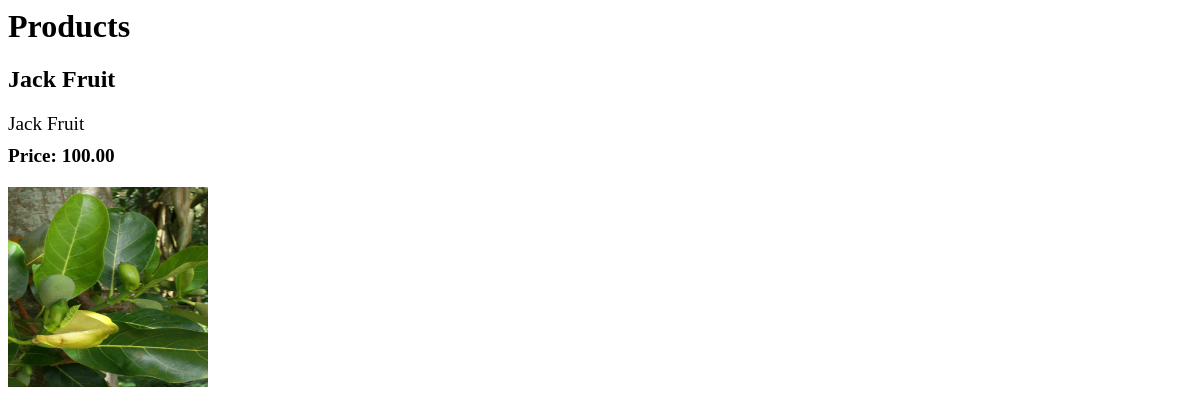
The page /products/product/1 on the database its author committed.
### Products/models.py (models this page shows, shortened)
class Product(models.Model):
    name = models.CharField(max_length=100)
    description = models.TextField()
    image = models.ImageField(upload_to='products', null=True, blank=True)
    price = models.DecimalField(max_digits=10, decimal_places=2, null=True, blank=True)
    base_price = models.DecimalField(max_digits=10, decimal_places=2)
    category = models.ForeignKey(Category, on_delete=models.CASCADE)
    in_stock = models.BooleanField(default=True)
    class Meta:
        verbose_name = 'Product'

### Products/views.py (the view)
# urls.py: path('product/<int:id>', product_detail, name='product_detail'),
def product_detail(request, id):
    try:
        product = Product.objects.get(id=id)
    except Product.DoesNotExist:
        product = None
    context = {
        "product": product
    }
    return render(request, 'product_details.html', context)

### Products/templates/product_details.html (shortened to what this page needs)
{% load static %}
<html>
    <head>
        <link rel="stylesheet" href="{% static 'product.css' %}">
    </head>
    <body>
        <h1>Products</h1>
        <div class="products">
            <div class="product">
                <h2>{{ product.name }}</h2>
                <p id="description">{{ product.description }}</p>
                <p id="price">Price: {{ product.price }}</p>
                <img id="image" src="{{ product.image.url }}" alt="product image" width="200" height="200">
            </div>
        </div>
    </body>
</html>

### Products/static/product.css (style rules this page uses)
.products { margin-top: 20px; margin-bottom: 20px; }
#description { font-size: 1.2em; margin-top: 10px; margin-bottom: 10px; }
#price { font-size: 1.2em; font-weight: bold; margin-top: 10px; margin-bottom: 10px; }
#image { margin-top: 10px; margin-bottom: 10px; }

### rows shown on the page
Product: name "Jack Fruit", description "Jack Fruit", price "100.00", image (picture)
